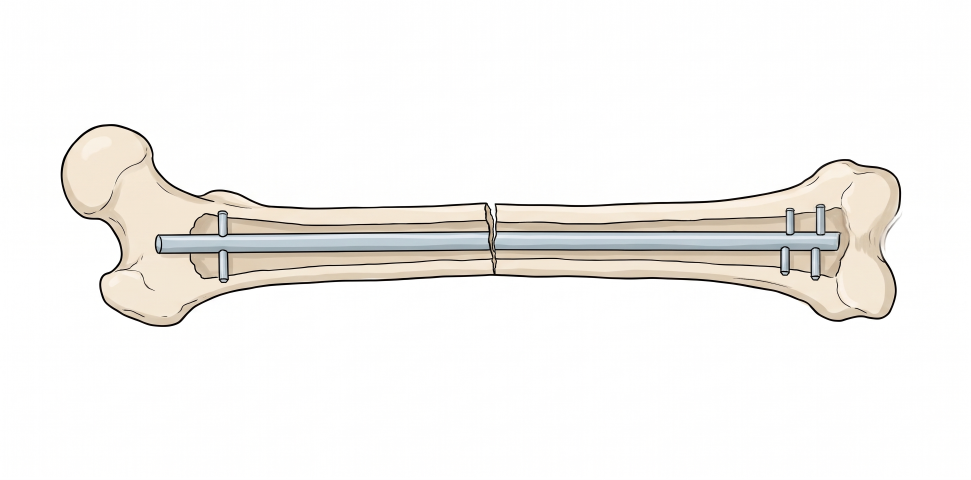
#> input picture obrazky/zdroje/018_pruznost_modul_procenta_ilustrace.png, 2912 x 1440 px (shown at 1/3 size)
$ python 018_pruznost_modul_procenta.py
#> lines starting #> are read from the running program, lines starting #| are printed output that depends on the picture
### obrazky/zdroje/pp_grafy2.py
"""Pružnost a pevnost – grafy (dávka 2)."""
from styl import *
import numpy as np
from scipy.interpolate import PchipInterpolator as Pchip
from pp_grafy1 import kval

def mrizka(ax, xmaj, ymaj, xmin=None, ymin=None):
    ax.set_xticks(xmaj); ax.set_yticks(ymaj)
    if xmin is not None: ax.set_xticks(xmin, minor=True)
    if ymin is not None: ax.set_yticks(ymin, minor=True)
    ax.grid(True, which='major', alpha=.35, lw=.9, color='#999999')
    ax.grid(True, which='minor', alpha=.2, lw=.6, color='#999999')
    for s in ('top', 'right'): ax.spines[s].set_visible(False)

def cz(vals, d=None):
    return [(f'{v:.{d}f}' if d is not None else f'{v:g}').replace('.', ',') for v in vals]

def krivka(ax, xs, ys, **kw):
    x = np.linspace(xs[0], xs[-1], 300); ax.plot(x, Pchip(xs, ys)(x), **kw)

# [175 lines left out: functions modul_procenta, vlakna, hooke, max_sila_slacha, nahrady, prodlouzeni_achilova and 9 more, not called in this run]

# [4 lines that do not run on import are left out]

### obrazky/zdroje/styl.py
"""Jednotný kreslený styl obrázků sbírky. Použití:  from styl import *"""
import os
import matplotlib; matplotlib.use('Agg')
import matplotlib.pyplot as plt
from matplotlib import font_manager as fm
from matplotlib.patches import FancyArrowPatch, Arc

_FONT = os.path.join(os.path.dirname(os.path.abspath(__file__)), 'Caveat-Regular.ttf')
fm.fontManager.addfont(_FONT)

# --- barvy (význam je pevný, viz STYL.md) ---
INK    = '#222222'  # obrysy, osy, text
SILA   = '#d62828'  # síly
MOMENT = '#f77f00'  # momenty
POHYB  = '#7b2cbf'  # rychlost, zrychlení
ROZMER = '#1d6fd1'  # kóty, úhly, vzdálenosti
BOD    = '#2a9d4b'  # těžiště, body, osy otáčení
KOST, SVAL, KUZE, DREVO = '#f1e3c8', '#e07a7a', '#f6d5bf', '#8b5a2b'

W, H, DPI = 6.0, 4.0, 200   # 1200 x 800 px

def start(w=W, h=H, osy=False):
    plt.xkcd(scale=0.8, length=120, randomness=2)
    plt.rcParams.update({
        'font.family': ['Caveat', 'DejaVu Sans'], 'font.size': 20,
        'mathtext.fontset': 'custom', 'mathtext.rm': 'Caveat',
        'mathtext.it': 'Caveat', 'mathtext.bf': 'Caveat',
        'axes.linewidth': 1.8, 'lines.linewidth': 2.4, 'path.effects': [],
        'axes.edgecolor': INK, 'text.color': INK, 'axes.labelcolor': INK,
        'xtick.color': INK, 'ytick.color': INK})
    fig, ax = plt.subplots(figsize=(w, h), dpi=DPI)
    if not osy:
        ax.set_aspect('equal'); ax.axis('off')
    return fig, ax

# [15 lines left out: functions graf, sila, kota, not called in this run]

def bod(ax, x, y, text=None, dx=.06, dy=.06):
    ax.plot(x, y, 'o', color=BOD, ms=9)
    if text: ax.text(x + dx, y + dy, text, color=BOD, fontsize=20)

# [11 lines left out: functions uhel, uloz, not called in this run]

### obrazky/zdroje/018_pruznost_modul_procenta.py
"""018 – Youngův modul s deformací v procentech: tahový diagram oceli + ilustrace nitrodřeňového hřebu
(018_pruznost_modul_procenta_ilustrace.png)."""
from styl import *
import numpy as np
from PIL import Image
from pp_grafy2 import mrizka, cz, krivka

ILU = '018_pruznost_modul_procenta_ilustrace.png'

if __name__ == '__main__':
    fig, ax = start(6, 4, osy=True)
    ax.plot([0, .8], [0, 1.5], color=SILA); krivka(ax, [.8, 1.0, 1.2], [1.5, 1.68, 1.8], color=SILA)
    for (x, y, t, dx, dy) in [(0, 0, 'A', .02, .08), (.8, 1.5, 'B', -.06, .1), (1.2, 1.8, 'C', .02, .03)]:
        ax.plot(x, y, 'o', color=INK, ms=6, clip_on=False); ax.text(x + dx, y + dy, t, fontsize=20)
    ax.set_xlim(0, 1.25); ax.set_ylim(0, 2.05)
    mrizka(ax, np.arange(0, 1.21, .2), np.arange(0, 2.01, .5), np.arange(0, 1.21, .05), np.arange(0, 2.01, .1))
    ax.set_xticklabels(cz(np.arange(0, 1.21, .2), 1)); ax.set_yticklabels(cz(np.arange(0, 2.01, .5), 1))
    ax.set_xlabel('ε [%]'); ax.set_ylabel('σ [GPa]')
    im = Image.open(ILU).convert('RGB'); a = np.asarray(im)
#> further down, im is the input picture: PIL image 2912x1440 RGB; mean R, G, B 245.7, 244, 241.6
    ys, xs = np.where(a.min(2) < 225)
    k = np.asarray(im.crop((xs.min() - 10, ys.min() - 10, xs.max() + 10, ys.max() + 10))).copy(); k[k.min(2) > 235] = 255
#> after `k = np.asarray(im.crop((xs.min() - 10, ys.min() - 10, xs.max() + 10, y`:
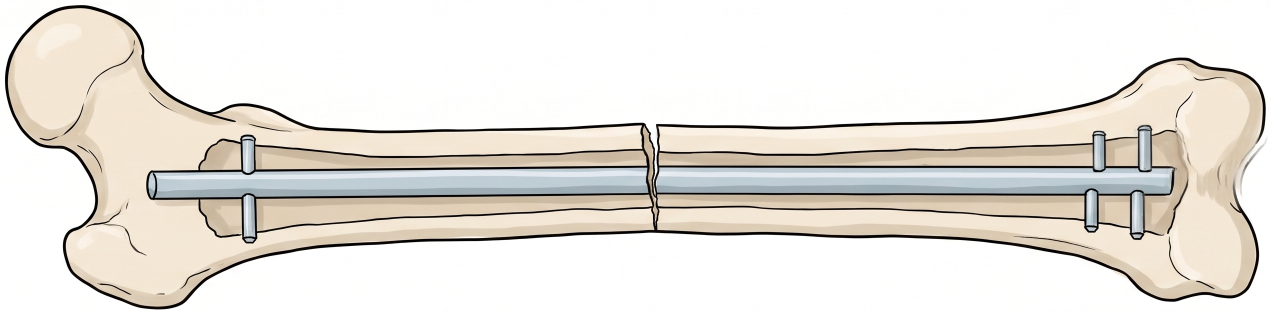
#> k: shape (628, 2542, 3) (shown at 1/2 size); mean R, G, B 231.2, 227, 220.7
    k = np.rot90(k, -1)                               # femur svisle (hlavice nahoře)
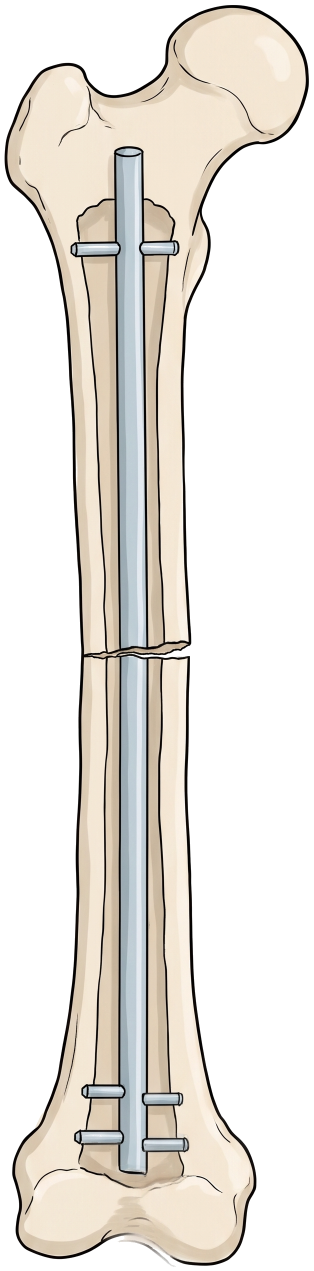
#> k: shape (2542, 628, 3) (shown at 1/2 size); mean R, G, B 231.5, 227.3, 221.1
    fig.subplots_adjust(left=.17, right=.7, bottom=.25, top=.95)
    ax2 = fig.add_axes([.74, .04, .25, .92]); ax2.imshow(k); ax2.axis('off')
    ax2.set_xlim(-k.shape[1] * 1.0, k.shape[1] * 1.05)
    ax2.annotate('ocelový\nnitrodřeňový\nhřeb', xy=(k.shape[1] * .5, k.shape[0] * .62), xytext=(-k.shape[1] * .95, k.shape[0] * .5),
                 fontsize=13, ha='left', va='center', linespacing=1.0, arrowprops=dict(arrowstyle='-', color=INK, lw=1))
    fig.savefig('018_pruznost_modul_procenta.png', facecolor='white', dpi=DPI)
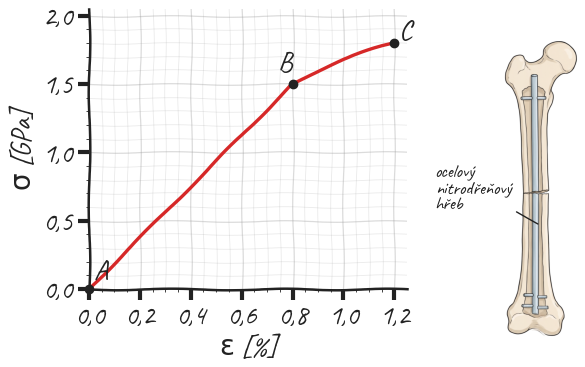
#> figure drawn by matplotlib, 2 panels; panel 1: curve peaks at x = 1.2, y = 1.8

$ run again, with obrazky/zdroje/004_pruznost_prodlouzeni_dratu_ilustrace.png copied over obrazky/zdroje/018_pruznost_modul_procenta_ilustrace.png
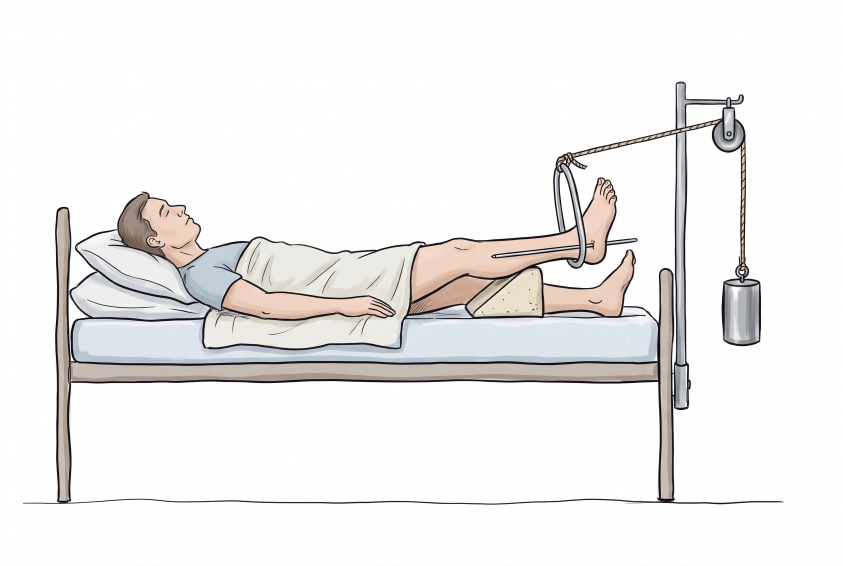
#> input picture obrazky/zdroje/004_pruznost_prodlouzeni_dratu_ilustrace.png, 2528 x 1696 px (shown at 1/3 size)
#> im is the input picture: PIL image 2528x1696 RGB; mean R, G, B 239.4, 238.1, 237.4
#> `k = np.rot90(k, -1)`:
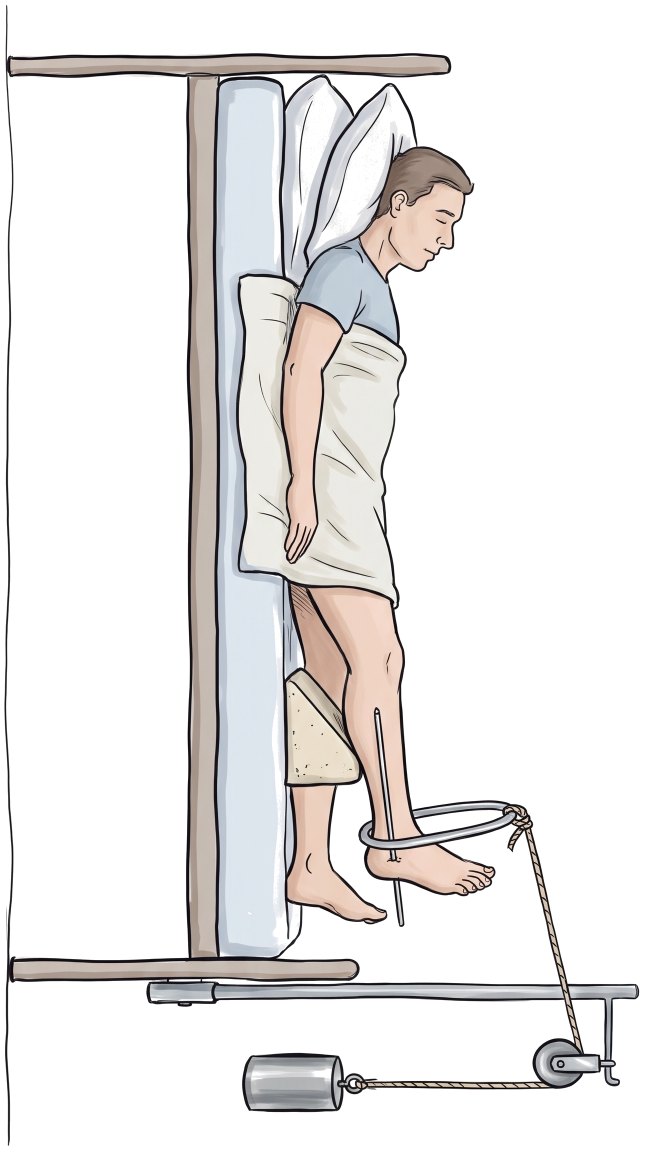
#> k: shape (2301, 1289, 3) (shown at 1/2 size); mean R, G, B 233.2, 231.3, 230.5
#> `fig.savefig('018_pruznost_modul_procenta.png', facecolor='white', dpi=..`:
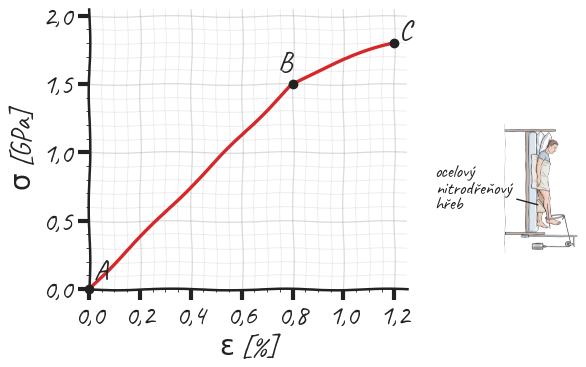
#> figure drawn by matplotlib, 2 panels; panel 1: curve peaks at x = 1.2, y = 1.8

$ run again, with obrazky/zdroje/006_pruznost_biceps_kone_ilustrace.png copied over obrazky/zdroje/018_pruznost_modul_procenta_ilustrace.png
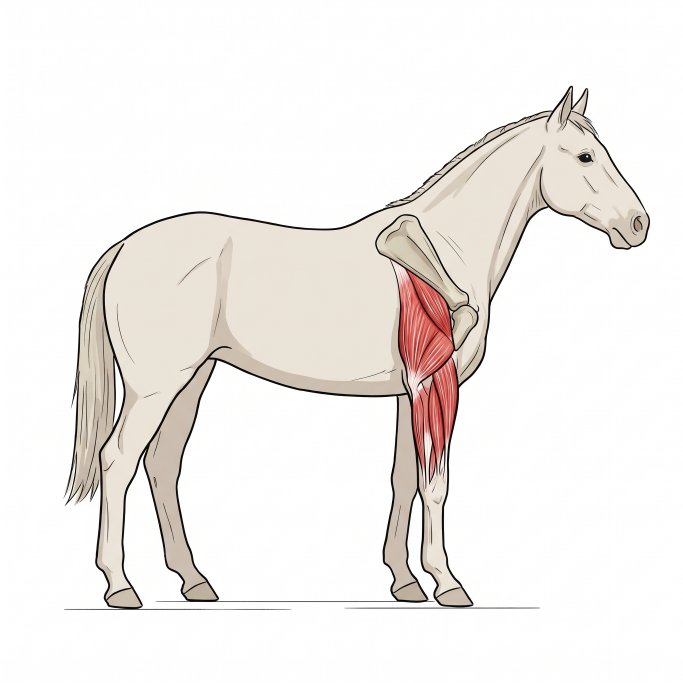
#> input picture obrazky/zdroje/006_pruznost_biceps_kone_ilustrace.png, 2048 x 2048 px (shown at 1/3 size)
#> im is the input picture: PIL image 2048x2048 RGB; mean R, G, B 242, 238.4, 235.5
#> `k = np.rot90(k, -1)`:
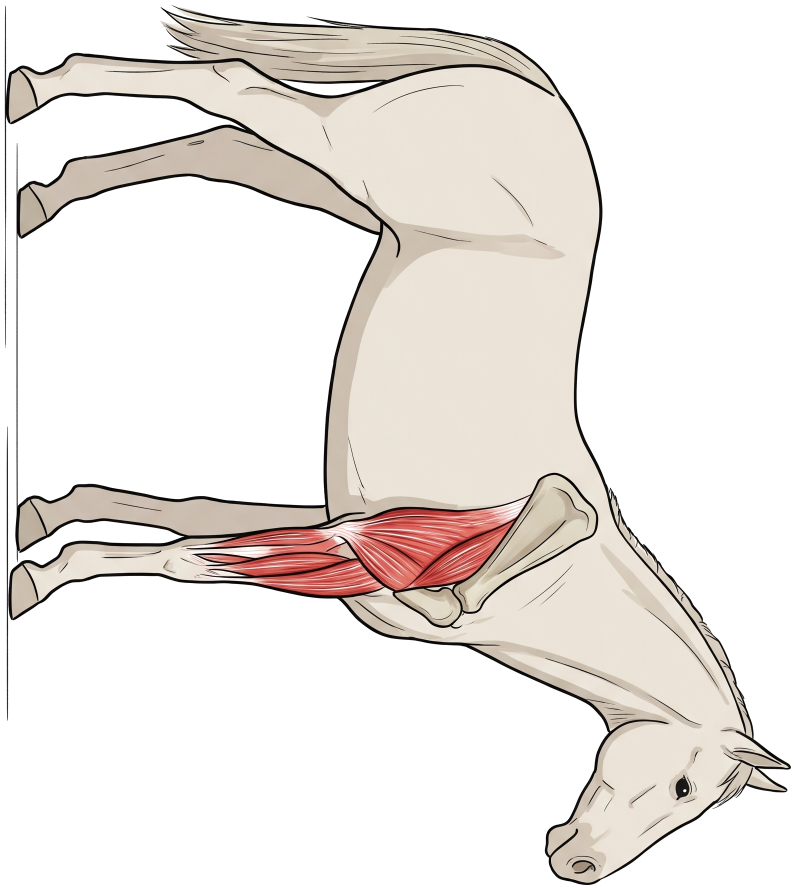
#> k: shape (1779, 1592, 3) (shown at 1/2 size); mean R, G, B 236.2, 230.9, 226.7
#> `fig.savefig('018_pruznost_modul_procenta.png', facecolor='white', dpi=..`:
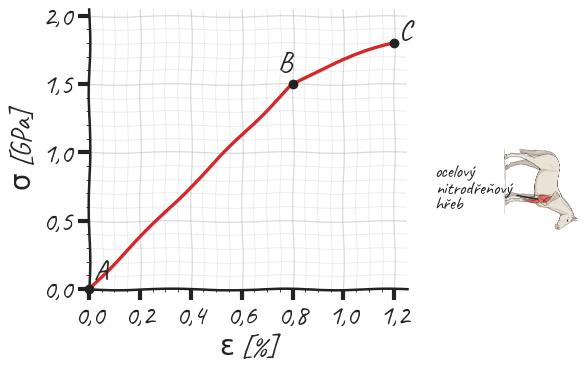
#> figure drawn by matplotlib, 2 panels; panel 1: curve peaks at x = 1.2, y = 1.8

$ run again, with obrazky/zdroje/008_pruznost_max_sila_svalu_ilustrace.png copied over obrazky/zdroje/018_pruznost_modul_procenta_ilustrace.png
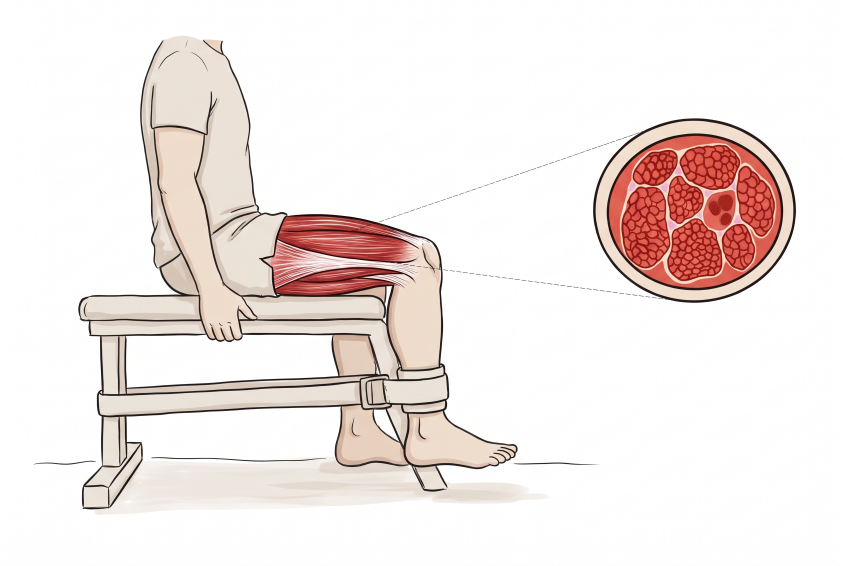
#> input picture obrazky/zdroje/008_pruznost_max_sila_svalu_ilustrace.png, 2528 x 1696 px (shown at 1/3 size)
#> im is the input picture: PIL image 2528x1696 RGB; mean R, G, B 241.4, 232.3, 229.6
#> `k = np.rot90(k, -1)`:
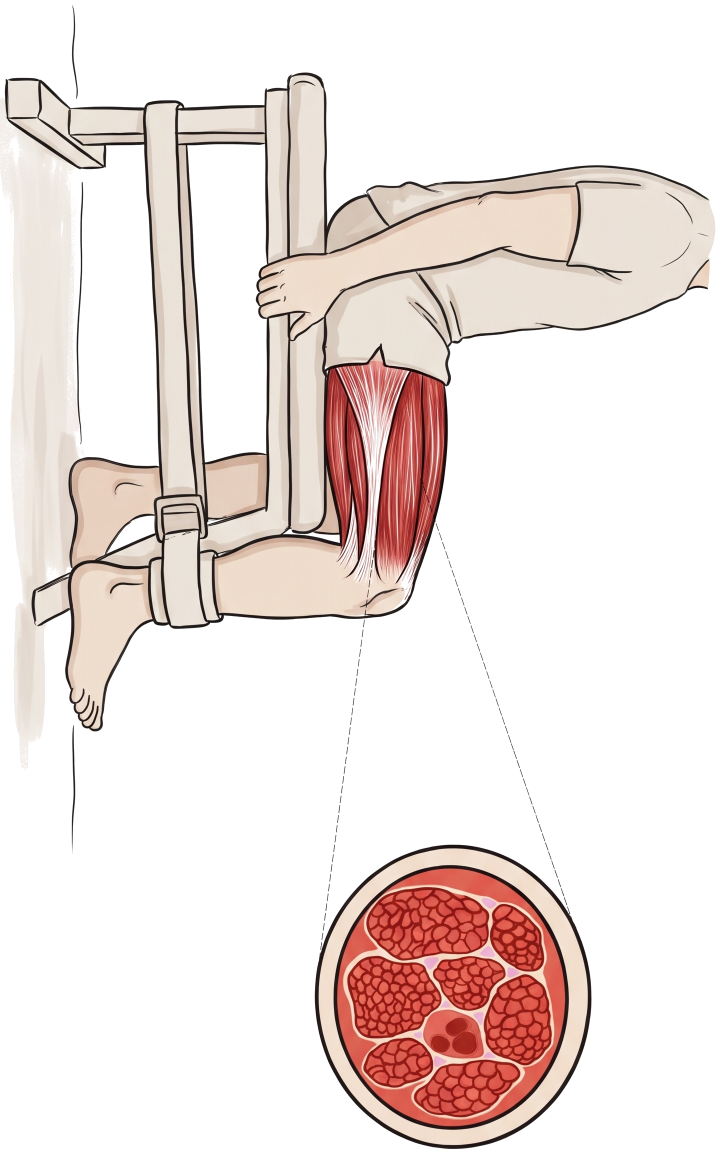
#> k: shape (2307, 1440, 3) (shown at 1/2 size); mean R, G, B 237.9, 226.3, 222.8
#> `fig.savefig('018_pruznost_modul_procenta.png', facecolor='white', dpi=..`:
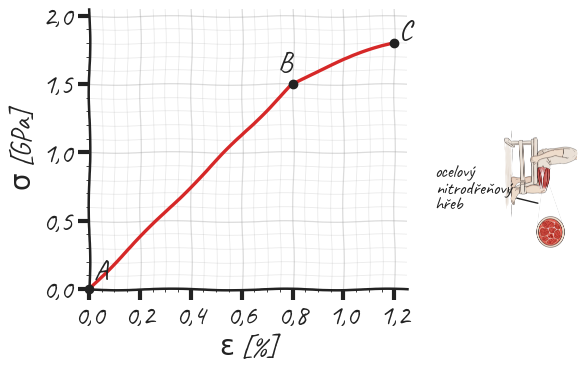
#> figure drawn by matplotlib, 2 panels; panel 1: curve peaks at x = 1.2, y = 1.8
